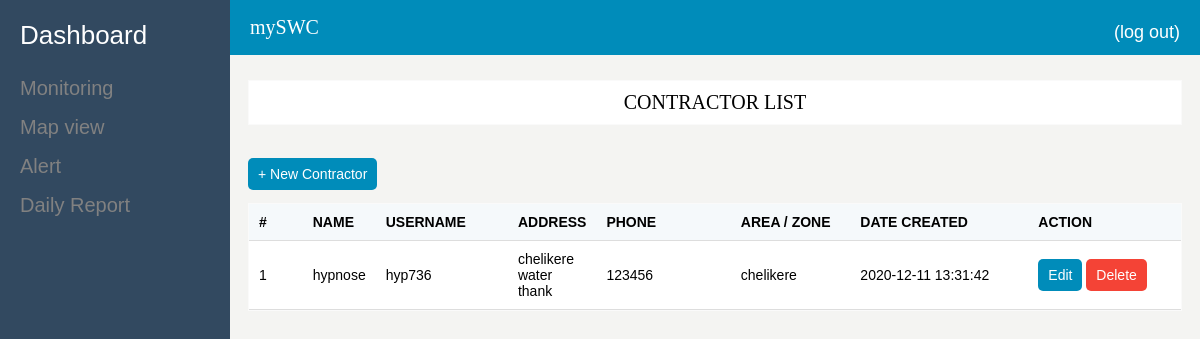
The page /listContractor.php on the database as committed earlier.
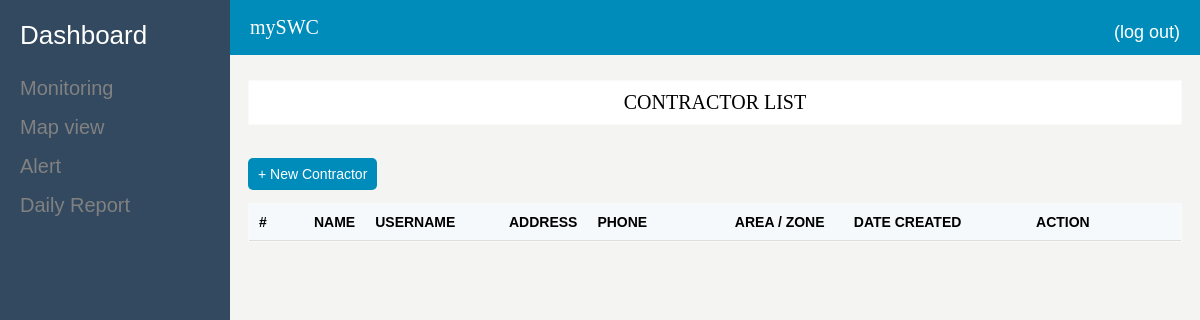
The same page on the database as committed later.
### tables this page shows
CREATE TABLE `partners` (
  `_idPart` int(11) NOT NULL,
  `namePart` varchar(255) NOT NULL,
  `area` varchar(255) NOT NULL,
  `address` varchar(255) NOT NULL,
  `phone` varchar(255) NOT NULL,
  `date_add` datetime NOT NULL DEFAULT current_timestamp()
);

### modals/Fcontractor.php (called while the page is built, shortened)
<?php
class Fcontractor
{
    static function getAllContractor()
    {
        $con=Database::getConnection();
        $req=$con->prepare('SELECT * FROM partners p, admin a WHERE p._idPart=a.idPart');
        $req->execute(array());
        return $req->fetchAll();
    }
}

### listContractor.php (the view, shortened to what this page needs)
<!DOCTYPE html>
<html lang="en">
<head>
    <link rel="stylesheet" href="assets/style/menu.css">
    <link rel="stylesheet" href="assets/style/main.css">
</head>
<body>
    <?php include_once 'commons/menu.php';?>
    <?php include_once 'commons/header.php';?>
    <?php include_once 'modals/Fcontractor.php';
        $contractors=Fcontractor::getAllContractor();
    ?>
    <div class="body-container">
        <div class="ml-24">
            <div class="panel mb-4">
                <p>CONTRACTOR LIST</p>
            </div>
            <div class="m-2">
                <a class="btn btn-primary" href="newContractor.php">+ New Contractor</a>
            </div>
            <div class="panel">
                <table class="fl-table">
                    <thead>
                    <tr>
                        <th style="width: 40px">#</th>
                        <th>NAME</th>
                        <th style="width: 120px">USERNAME</th>
                        <th>ADDRESS</th>
                        <th style="width: 130px">PHONE</th>
                        <th style="width: 110px">AREA / ZONE</th>
                        <th style="width: 180px">DATE CREATED</th>
                        <th style="width: 150px">ACTION</th>
                    </tr>
                    </thead>
                    <tbody>
                    <?php foreach($contractors as $k => $data):?>
                        <tr>
                            <td><?=$k+1;?></td>
                            <td><?=$data['namePart'];?></td>
                            <td><?=$data['username'];?></td>
                            <td><?=$data['address'];?></td>
                            <td><?=$data['phone'];?></td>
                            <td><?=$data['area'];?></td>
                            <td><?=$data['date_add'];?></td>
                            <td>
                                <a class="btn btn-primary" href="editContractor.php?idPart=<?=$data['_idPart'];?>">Edit</a>
                                <a class="btn btn-danger" href="controllers/deleteContractor.php?idPart=<?=$data['_idPart'];?>">Delete</a>
                            </td>
                        </tr>
                    <?php endforeach;?>
                </table>
            </div>
        </div>
    </div>
</body>
</html>

Rows that differ between the two databases and show on the page:
removed partners: namePart "hypnose", admin.username "hyp736", address "chelikere water thank", phone "123456", area "chelikere", date_add "2020-12-11 13:31:42"
